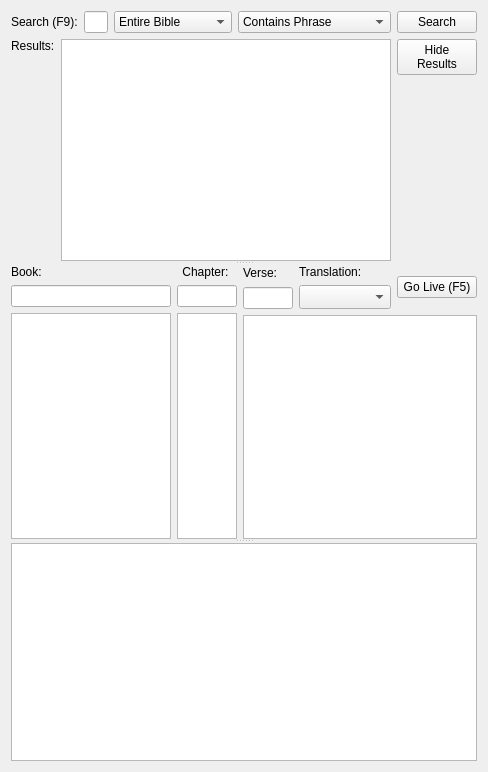
<?xml version="1.0" encoding="UTF-8"?>
<ui version="4.0">
 <class>BibleWidget</class>
 <widget class="QWidget" name="BibleWidget">
  <property name="geometry">
   <rect>
    <x>0</x>
    <y>0</y>
    <width>488</width>
    <height>772</height>
   </rect>
  </property>
  <property name="minimumSize">
   <size>
    <width>400</width>
    <height>0</height>
   </size>
  </property>
  <property name="windowTitle">
   <string>Form</string>
  </property>
  <layout class="QVBoxLayout" name="verticalLayout_9">
   <item>
    <widget class="QSplitter" name="results_splitter">
     <property name="orientation">
      <enum>Qt::Vertical</enum>
     </property>
     <property name="childrenCollapsible">
      <bool>false</bool>
     </property>
     <widget class="QWidget" name="layoutWidget">
      <layout class="QVBoxLayout" name="search_layout">
       <item>
        <layout class="QHBoxLayout" name="horizontalLayout_2" stretch="0,1,0,0,0">
         <item>
          <widget class="QLabel" name="lblBook_2">
           <property name="minimumSize">
            <size>
             <width>0</width>
             <height>0</height>
            </size>
           </property>
           <property name="maximumSize">
            <size>
             <width>16777215</width>
             <height>16777215</height>
            </size>
           </property>
           <property name="text">
            <string>Search (F9):</string>
           </property>
          </widget>
         </item>
         <item>
          <widget class="QLineEdit" name="search_ef">
           <property name="minimumSize">
            <size>
             <width>0</width>
             <height>0</height>
            </size>
           </property>
           <property name="maximumSize">
            <size>
             <width>16777215</width>
             <height>16777215</height>
            </size>
           </property>
           <property name="toolTip">
            <string>Search the bible for specified text. Matched verses will appear in the list below. If a bible book is selected, only that book will be searched.</string>
           </property>
          </widget>
         </item>
         <item>
          <widget class="QComboBox" name="comboBoxSearchRange">
           <property name="toolTip">
            <string>Select search range</string>
           </property>
           <item>
            <property name="text">
             <string>Entire Bible</string>
            </property>
           </item>
           <item>
            <property name="text">
             <string>Current Book</string>
            </property>
           </item>
           <item>
            <property name="text">
             <string>Current Chapter</string>
            </property>
           </item>
          </widget>
         </item>
         <item>
          <widget class="QComboBox" name="comboBoxSearchType">
           <property name="toolTip">
            <string>Select search type</string>
           </property>
           <item>
            <property name="text">
             <string>Contains Phrase</string>
            </property>
           </item>
           <item>
            <property name="text">
             <string>Contains Word Phrase</string>
            </property>
           </item>
           <item>
            <property name="text">
             <string>Verse Begins</string>
            </property>
           </item>
           <item>
            <property name="text">
             <string>Contains Any Word</string>
            </property>
           </item>
           <item>
            <property name="text">
             <string>Contains All Words</string>
            </property>
           </item>
          </widget>
         </item>
         <item>
          <widget class="QPushButton" name="search_button">
           <property name="toolTip">
            <string>Quickly display the selected Bible verse on the screen</string>
           </property>
           <property name="text">
            <string>Search</string>
           </property>
           <property name="icon">
            <iconset resource="softprojector.qrc">
             <normaloff>:/icons/icons/search.png</normaloff>:/icons/icons/search.png</iconset>
           </property>
           <property name="shortcut">
            <string>Return</string>
           </property>
          </widget>
         </item>
        </layout>
       </item>
       <item>
        <layout class="QHBoxLayout" name="results_layout">
         <item>
          <layout class="QVBoxLayout" name="verticalLayout_7">
           <item>
            <widget class="QLabel" name="result_label">
             <property name="sizePolicy">
              <sizepolicy hsizetype="Minimum" vsizetype="Fixed">
               <horstretch>0</horstretch>
               <verstretch>0</verstretch>
              </sizepolicy>
             </property>
             <property name="minimumSize">
              <size>
               <width>0</width>
               <height>0</height>
              </size>
             </property>
             <property name="maximumSize">
              <size>
               <width>16777215</width>
               <height>20</height>
              </size>
             </property>
             <property name="text">
              <string>Results:</string>
             </property>
             <property name="alignment">
              <set>Qt::AlignLeading|Qt::AlignLeft|Qt::AlignVCenter</set>
             </property>
            </widget>
           </item>
           <item>
            <widget class="QLabel" name="result_count_label">
             <property name="palette">
              <palette>
               <active>
                <colorrole role="WindowText">
                 <brush brushstyle="SolidPattern">
                  <color alpha="255">
                   <red>0</red>
                   <green>61</green>
                   <blue>90</blue>
                  </color>
                 </brush>
                </colorrole>
               </active>
               <inactive>
                <colorrole role="WindowText">
                 <brush brushstyle="SolidPattern">
                  <color alpha="255">
                   <red>0</red>
                   <green>61</green>
                   <blue>90</blue>
                  </color>
                 </brush>
                </colorrole>
               </inactive>
               <disabled>
                <colorrole role="WindowText">
                 <brush brushstyle="SolidPattern">
                  <color alpha="255">
                   <red>118</red>
                   <green>116</green>
                   <blue>108</blue>
                  </color>
                 </brush>
                </colorrole>
               </disabled>
              </palette>
             </property>
             <property name="text">
              <string/>
             </property>
             <property name="alignment">
              <set>Qt::AlignCenter</set>
             </property>
            </widget>
           </item>
           <item>
            <spacer name="verticalSpacer_2">
             <property name="orientation">
              <enum>Qt::Vertical</enum>
             </property>
             <property name="sizeHint" stdset="0">
              <size>
               <width>20</width>
               <height>0</height>
              </size>
             </property>
            </spacer>
           </item>
          </layout>
         </item>
         <item>
          <layout class="QVBoxLayout" name="verticalLayout_8">
           <item>
            <widget class="QListWidget" name="search_results_list">
             <property name="sizePolicy">
              <sizepolicy hsizetype="Expanding" vsizetype="Expanding">
               <horstretch>0</horstretch>
               <verstretch>0</verstretch>
              </sizepolicy>
             </property>
             <property name="minimumSize">
              <size>
               <width>160</width>
               <height>0</height>
              </size>
             </property>
             <property name="maximumSize">
              <size>
               <width>16777215</width>
               <height>16777215</height>
              </size>
             </property>
             <property name="alternatingRowColors">
              <bool>false</bool>
             </property>
            </widget>
           </item>
          </layout>
         </item>
         <item>
          <layout class="QVBoxLayout" name="verticalLayout_6">
           <item>
            <widget class="QPushButton" name="hide_result_button">
             <property name="text">
              <string>Hide
Results</string>
             </property>
            </widget>
           </item>
           <item>
            <spacer name="verticalSpacer">
             <property name="orientation">
              <enum>Qt::Vertical</enum>
             </property>
             <property name="sizeHint" stdset="0">
              <size>
               <width>20</width>
               <height>0</height>
              </size>
             </property>
            </spacer>
           </item>
          </layout>
         </item>
        </layout>
       </item>
      </layout>
     </widget>
     <widget class="QWidget" name="layoutWidget1">
      <layout class="QGridLayout" name="gridLayout_2">
       <property name="sizeConstraint">
        <enum>QLayout::SetNoConstraint</enum>
       </property>
       <item row="0" column="0">
        <layout class="QVBoxLayout" name="verticalLayout_2">
         <item>
          <widget class="QLabel" name="lblBook">
           <property name="minimumSize">
            <size>
             <width>160</width>
             <height>0</height>
            </size>
           </property>
           <property name="maximumSize">
            <size>
             <width>160</width>
             <height>16777215</height>
            </size>
           </property>
           <property name="text">
            <string>Book:</string>
           </property>
          </widget>
         </item>
         <item>
          <widget class="QLineEdit" name="lineEditBook">
           <property name="sizePolicy">
            <sizepolicy hsizetype="Expanding" vsizetype="Fixed">
             <horstretch>0</horstretch>
             <verstretch>0</verstretch>
            </sizepolicy>
           </property>
           <property name="minimumSize">
            <size>
             <width>160</width>
             <height>0</height>
            </size>
           </property>
           <property name="maximumSize">
            <size>
             <width>160</width>
             <height>16777215</height>
            </size>
           </property>
           <property name="toolTip">
            <string>Filter criteria for the bible list. If the first character of the filter is a number, then only books starting with this number are matched. Example filters: &quot;Deuter&quot;, &quot;1Thes&quot;.</string>
           </property>
          </widget>
         </item>
         <item>
          <widget class="QListWidget" name="listBook">
           <property name="sizePolicy">
            <sizepolicy hsizetype="Expanding" vsizetype="Expanding">
             <horstretch>0</horstretch>
             <verstretch>0</verstretch>
            </sizepolicy>
           </property>
           <property name="minimumSize">
            <size>
             <width>160</width>
             <height>0</height>
            </size>
           </property>
           <property name="maximumSize">
            <size>
             <width>160</width>
             <height>16777215</height>
            </size>
           </property>
           <property name="alternatingRowColors">
            <bool>false</bool>
           </property>
          </widget>
         </item>
        </layout>
       </item>
       <item row="0" column="1">
        <layout class="QVBoxLayout" name="verticalLayout">
         <property name="sizeConstraint">
          <enum>QLayout::SetDefaultConstraint</enum>
         </property>
         <item>
          <widget class="QLabel" name="lblChapter">
           <property name="maximumSize">
            <size>
             <width>16777215</width>
             <height>16777215</height>
            </size>
           </property>
           <property name="text">
            <string>Chapter: </string>
           </property>
           <property name="alignment">
            <set>Qt::AlignCenter</set>
           </property>
          </widget>
         </item>
         <item>
          <widget class="QLineEdit" name="chapter_ef">
           <property name="sizePolicy">
            <sizepolicy hsizetype="Expanding" vsizetype="Fixed">
             <horstretch>0</horstretch>
             <verstretch>0</verstretch>
            </sizepolicy>
           </property>
           <property name="minimumSize">
            <size>
             <width>0</width>
             <height>0</height>
            </size>
           </property>
           <property name="maximumSize">
            <size>
             <width>60</width>
             <height>16777215</height>
            </size>
           </property>
           <property name="toolTip">
            <string>Filter criteria for the bible list. If the first character of the filter is a number, then only books starting with this number are matched. Example filters: &quot;Deuter&quot;, &quot;1Thes&quot;.</string>
           </property>
          </widget>
         </item>
         <item>
          <widget class="QListWidget" name="listChapterNum">
           <property name="sizePolicy">
            <sizepolicy hsizetype="Expanding" vsizetype="Expanding">
             <horstretch>0</horstretch>
             <verstretch>0</verstretch>
            </sizepolicy>
           </property>
           <property name="maximumSize">
            <size>
             <width>60</width>
             <height>16777215</height>
            </size>
           </property>
           <property name="alternatingRowColors">
            <bool>false</bool>
           </property>
          </widget>
         </item>
        </layout>
       </item>
       <item row="0" column="2">
        <layout class="QVBoxLayout" name="verticalLayout_4">
         <property name="spacing">
          <number>6</number>
         </property>
         <item>
          <layout class="QHBoxLayout" name="horizontalLayout" stretch="0,1,0,0,0">
           <property name="spacing">
            <number>6</number>
           </property>
           <item>
            <layout class="QVBoxLayout" name="verticalLayout_3">
             <item>
              <widget class="QLabel" name="lblVerse">
               <property name="text">
                <string>Verse: </string>
               </property>
              </widget>
             </item>
             <item>
              <widget class="QLineEdit" name="verse_ef">
               <property name="sizePolicy">
                <sizepolicy hsizetype="Minimum" vsizetype="Fixed">
                 <horstretch>0</horstretch>
                 <verstretch>0</verstretch>
                </sizepolicy>
               </property>
               <property name="minimumSize">
                <size>
                 <width>0</width>
                 <height>0</height>
                </size>
               </property>
               <property name="maximumSize">
                <size>
                 <width>50</width>
                 <height>16777215</height>
                </size>
               </property>
               <property name="toolTip">
                <string>Filter criteria for the bible list. If the first character of the filter is a number, then only books starting with this number are matched. Example filters: &quot;Deuter&quot;, &quot;1Thes&quot;.</string>
               </property>
              </widget>
             </item>
            </layout>
           </item>
           <item>
            <layout class="QVBoxLayout" name="verticalLayoutBibleVersion">
             <item>
              <widget class="QLabel" name="lblBibleVersion">
               <property name="text">
                <string>Translation:</string>
               </property>
              </widget>
             </item>
             <item>
              <widget class="QComboBox" name="comboBoxBibleVersion">
               <property name="sizePolicy">
                <sizepolicy hsizetype="Expanding" vsizetype="Fixed">
                 <horstretch>0</horstretch>
                 <verstretch>0</verstretch>
                </sizepolicy>
               </property>
               <property name="maximumSize">
                <size>
                 <width>360</width>
                 <height>16777215</height>
                </size>
               </property>
               <property name="toolTip">
                <string>Bible translation shown on the screens. Switching it updates the screens right away.</string>
               </property>
               <property name="sizeAdjustPolicy">
                <enum>QComboBox::AdjustToMinimumContentsLengthWithIcon</enum>
               </property>
               <property name="minimumContentsLength">
                <number>6</number>
               </property>
              </widget>
             </item>
            </layout>
           </item>
           <item>
            <spacer name="horizontalSpacer_3">
             <property name="orientation">
              <enum>Qt::Horizontal</enum>
             </property>
             <property name="sizeHint" stdset="0">
              <size>
               <width>17</width>
               <height>13</height>
              </size>
             </property>
            </spacer>
           </item>
           <item>
            <widget class="QPushButton" name="btnLive">
             <property name="sizePolicy">
              <sizepolicy hsizetype="Fixed" vsizetype="Fixed">
               <horstretch>0</horstretch>
               <verstretch>0</verstretch>
              </sizepolicy>
             </property>
             <property name="toolTip">
              <string>Quickly display the selected Bible verse on the screen</string>
             </property>
             <property name="text">
              <string>Go Live (F5)</string>
             </property>
             <property name="icon">
              <iconset resource="softprojector.qrc">
               <normaloff>:/icons/icons/go_live.png</normaloff>:/icons/icons/go_live.png</iconset>
             </property>
             <property name="shortcut">
              <string>F5</string>
             </property>
            </widget>
           </item>
           <item>
            <layout class="QVBoxLayout" name="verticalLayout_5">
             <property name="spacing">
              <number>0</number>
             </property>
            </layout>
           </item>
          </layout>
         </item>
         <item>
          <widget class="QListWidget" name="chapter_preview_list">
           <property name="alternatingRowColors">
            <bool>false</bool>
           </property>
           <property name="selectionMode">
            <enum>QAbstractItemView::ContiguousSelection</enum>
           </property>
           <property name="wordWrap">
            <bool>true</bool>
           </property>
          </widget>
         </item>
        </layout>
       </item>
      </layout>
     </widget>
     <widget class="QWidget" name="layoutWidget2">
      <layout class="QGridLayout" name="gridLayout">
       <property name="sizeConstraint">
        <enum>QLayout::SetMinimumSize</enum>
       </property>
       <item row="0" column="0" rowspan="2">
        <widget class="QListWidget" name="history_listWidget">
         <property name="toolTip">
          <string>This list contains verses that were sent to be shown</string>
         </property>
        </widget>
       </item>
      </layout>
     </widget>
    </widget>
   </item>
  </layout>
 </widget>
 <tabstops>
  <tabstop>lineEditBook</tabstop>
  <tabstop>chapter_ef</tabstop>
  <tabstop>verse_ef</tabstop>
  <tabstop>listBook</tabstop>
  <tabstop>listChapterNum</tabstop>
  <tabstop>chapter_preview_list</tabstop>
  <tabstop>btnLive</tabstop>
  <tabstop>search_ef</tabstop>
  <tabstop>comboBoxSearchRange</tabstop>
  <tabstop>comboBoxSearchType</tabstop>
  <tabstop>search_button</tabstop>
  <tabstop>search_results_list</tabstop>
  <tabstop>hide_result_button</tabstop>
  <tabstop>history_listWidget</tabstop>
 </tabstops>
 <resources>
  <include location="softprojector.qrc"/>
 </resources>
 <connections/>
</ui>
